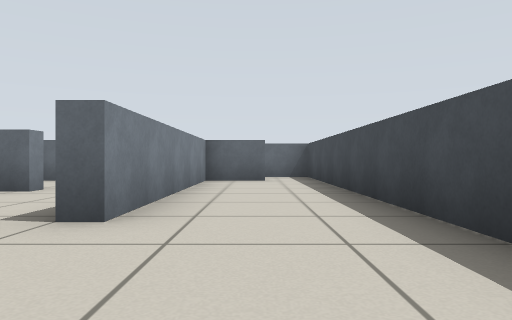
[1] (above)

22 first-person views from a walk through a robot-simulator world made for Gazebo. The camera is 0.46 m above the floor, looks level and sees 70° across. The floor is counted in squares, 1 m on a side. Each view is taken from the middle of a square. On the plan, view 1 faces up. The plan holds only what a view shows up to about 9 squares ahead; the rest is blank.

[2]
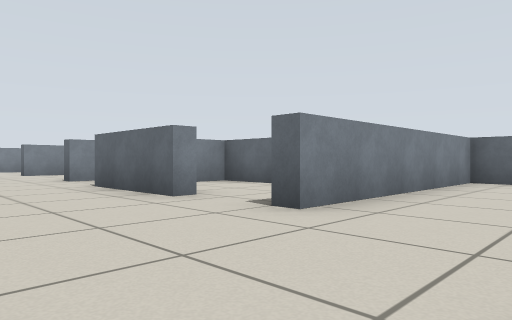

[3]
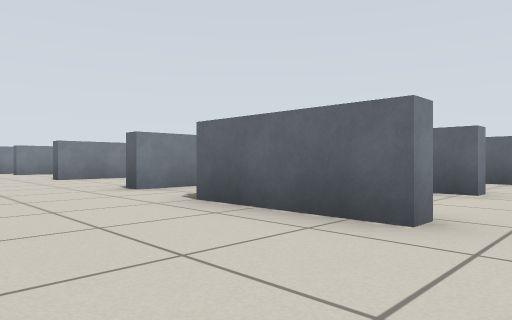

[4]
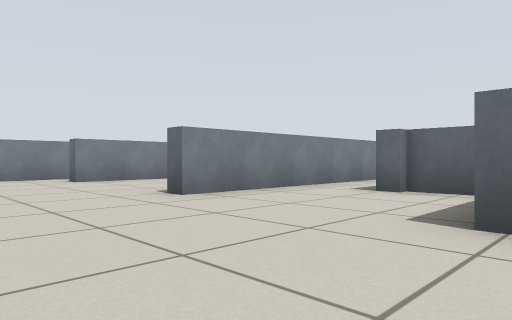

[5]
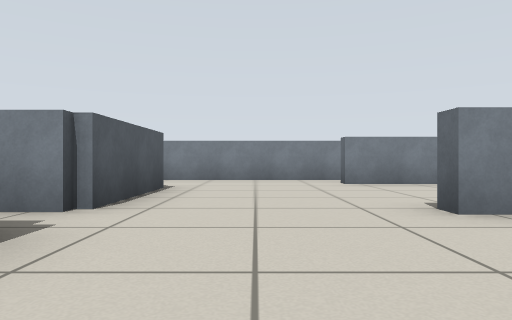

[6]
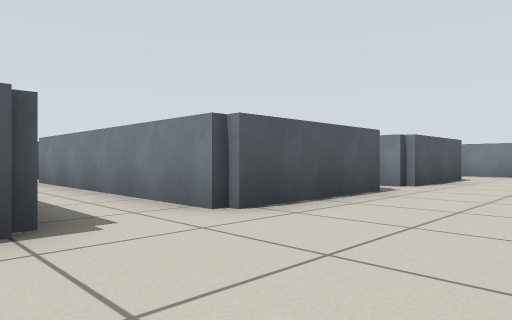

[7]
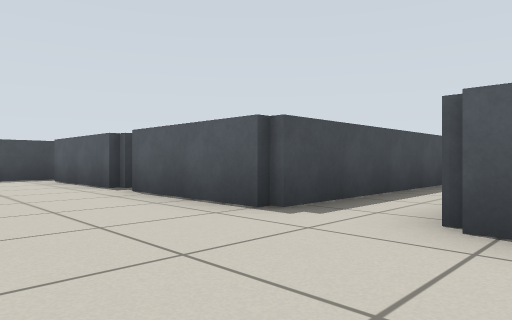

[8]
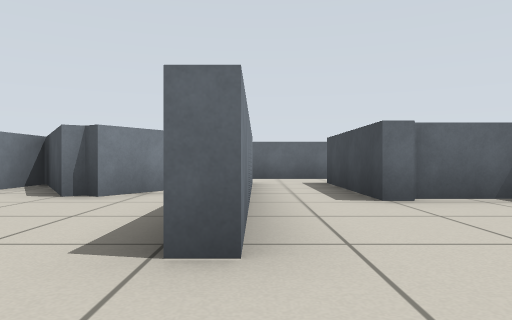

[9]
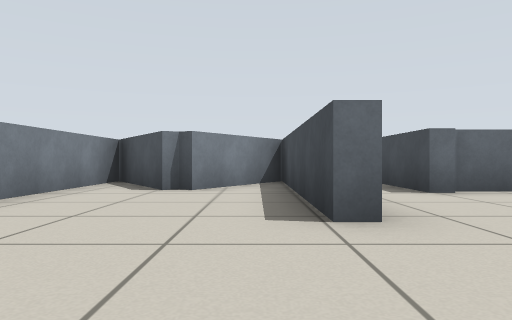

[10]
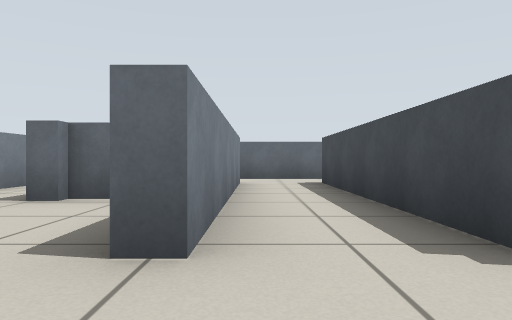

[11]
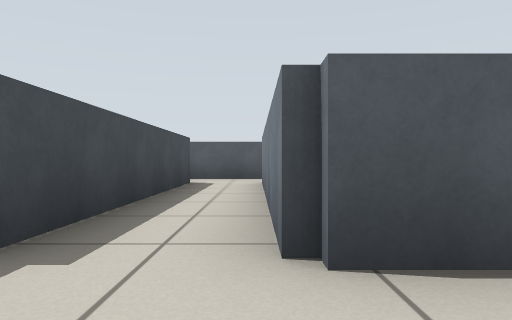

[12]
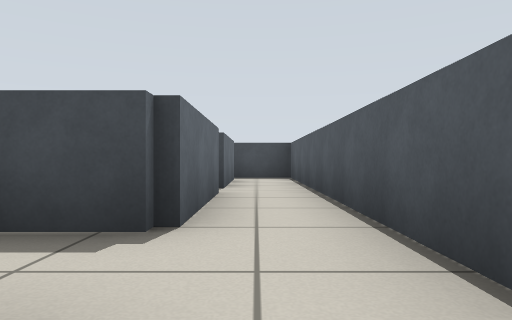

[13]
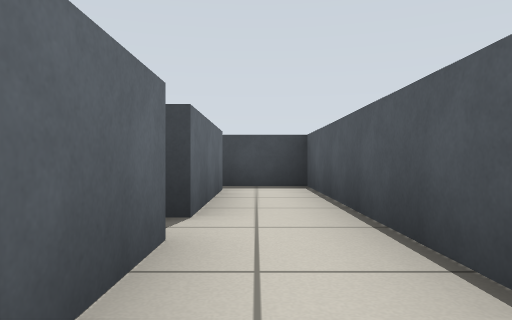

[14]
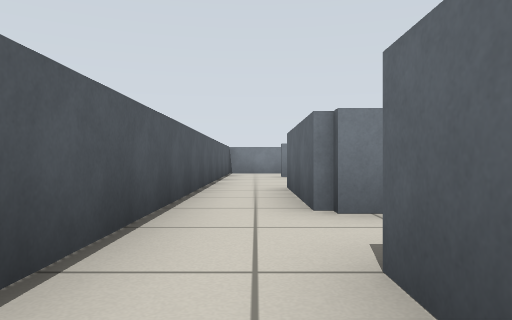

[15]
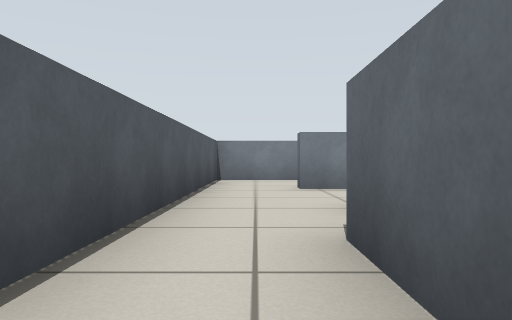

[16]
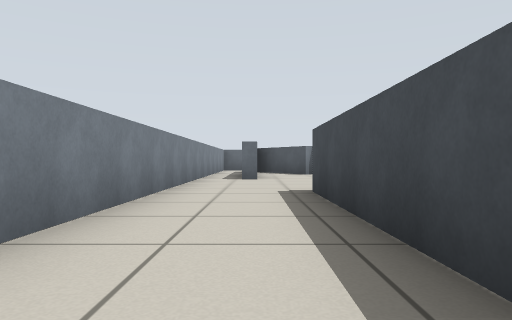

[17]
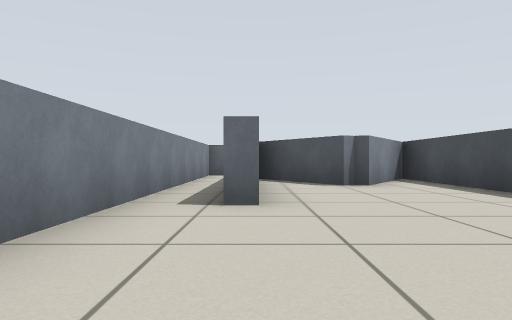

[18]
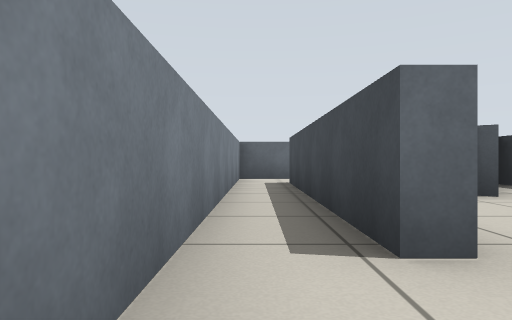

[19]
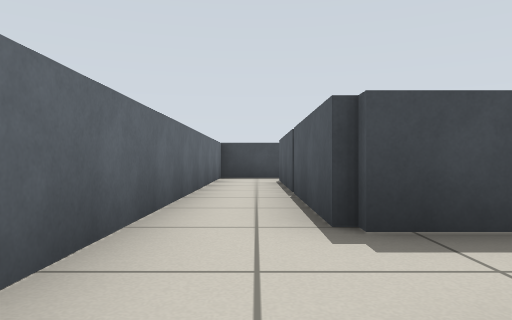

[20]
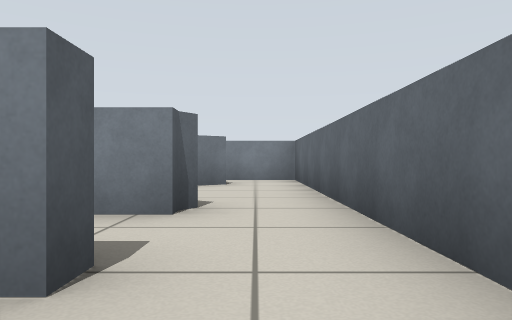

[21]
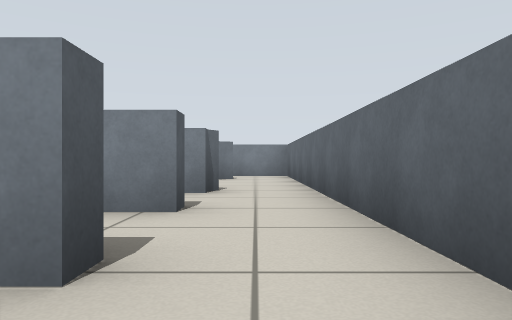

[22]
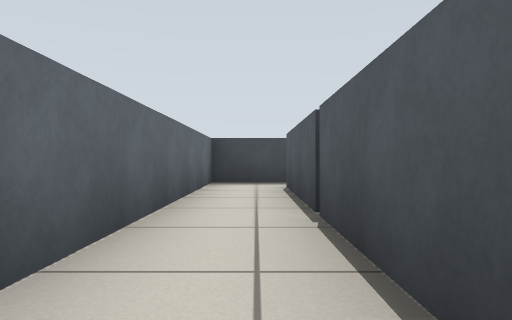

### Floor plan
Points are (right, up) in squares from view 1. A wall is a line through its corners. A room is listed if a view was taken in it or the views show most of it. See-through windows are left out.
Room 1 (views 1, 2, 3, 4, 5, 6, 7, 8, 9, 10, 11, 16, 17, 18)
walls: (-7.3, 2.7) (-7.8, 2.7); (-10.1, -0.5) (-7.1, -0.5) (-7.1, -6.5); (-9.1, 5.1) (-9.6, 5.1); (-7.9, 5.3) (-9.2, 5.3); (-11.1, 4.4) (-11.1, 2.7) (-11.4, 2.7) (-11.4, 7.9) (-13, 5.5); (-3, 3) (-3, 2.5) (-5.5, 2.5); (-2.1, -0.5) (0.8, -0.5); (-3.3, 5.8) (-3.3, 5.3) (-5.3, 5.3) (-5.3, 4.5); (-5.7, -6.5) (-5.7, -0.5) (-2.9, -0.5); (-16.4, 2.5) (-16.4, -4); (-14.2, -4.9) (-14.2, -0.5) (-11.4, -0.5); (1.4, 2) (1.4, 9.9) (0.4, 9.9); (1.4, -0.8) (1.4, 0.4); (-15, 7.9) (-15, 2.7) (-15.3, 2.7); (0.2, 8.1) (-1.1, 8.1) (-1.1, 2.7) (-1.5, 2.7); (-16.4, -6) (-16.4, -7.9) (-13.4, -7.9)
ways out: opening at (-14, -7) to room 2; opening at (-6, -6) to room 3; opening at (-10, 5) to room 4; opening at (-7, 4) to room 5; opening at (0, 9) to room 5; opening at (-16, 3) to room 6; opening at (-2.5, 6)
Room 2 (views 12, 15)
walls: (-13.4, -7.9) (-6.5, -7.9); (-13.8, -5.5) (-13.8, -6.4); (-7.1, -6.5) (-10.1, -6.5)
ways out: opening at (-14, -7) to room 1; opening at (-7, -7) to room 3
Room 3 (views 13, 14)
walls: (-2.9, -6.5) (-5.7, -6.5); (0.6, -6.5) (-2.1, -6.5); (-6.5, -7.9) (1.4, -7.9) (1.4, -6.4)
ways out: opening at (-6, -6) to room 1; opening at (-7, -7) to room 2; gap at (-2, -6)
Room 4 (views 19, 20)
walls: (-11.1, 8.4) (-11.1, 4.4); (-9.6, 5.1) (-9.6, 8.3) (-9.2, 8.3); (-7.5, 9.9) (-10.5, 9.9)
ways out: opening at (-10, 5) to room 1; opening at (-8.5, 9) to room 5; opening at (-11, 9) to room 7
Room 5 (views 21, 22)
walls: (-2.9, 8.5) (0.1, 8.5); (-7.8, 8.3) (-7.3, 8.3) (-7.3, 2.7); (0.4, 9.9) (-7.5, 9.9); (-5.7, 2.9) (-5.7, 8.5) (-3, 8.5)
ways out: opening at (-7, 4) to room 1; opening at (0, 9) to room 1; opening at (-8.5, 9) to room 4; gap at (-3, 8)
Room 6 (no view inside)
walls: (-13.4, 5.6) (-15, 7.9); (-15.3, 2.7) (-15.3, 8.2); (-14.4, 9.9) (-16.4, 9.9) (-16.4, 2.5)
ways out: opening at (-16, 3) to room 1; opening at (-15, 9) to room 7
Room 7 (no view inside)
walls: (-14.9, 8.5) (-14.6, 7.9); (-10.5, 9.9) (-14.4, 9.9)
ways out: opening at (-11, 9) to room 4; opening at (-15, 9) to room 6

Where each view was taken, in squares from view 1:
view 1: 0 up, 0 right, facing up
view 2: 0 up, 1 right, facing up-left
view 3: 0 up, 2 left, facing up-left
view 4: 0 up, 7 left, facing up-left
view 5: 1 up, 8 left, facing left
view 6: 2 up, 5 left, facing down-left
view 7: 2 up, 8 left, facing down-right
view 8: 1 up, 11 left, facing up
view 9: 0 up, 12 left, facing up
view 10: 1 up, 7 left, facing up
view 11: 1 up, 7 left, facing down
view 12: 7 down, 8 left, facing right
view 13: 7 down, 5 left, facing right
view 14: 7 down, 4 left, facing left
view 15: 7 down, 8 left, facing left
view 16: 6 down, 15 left, facing up
view 17: 1 down, 15 left, facing up
view 18: 1 up, 16 left, facing up
view 19: 9 up, 8 left, facing right
view 20: 9 up, 8 left, facing left
view 21: 9 up, 6 left, facing left
view 22: 9 up, 6 left, facing right
